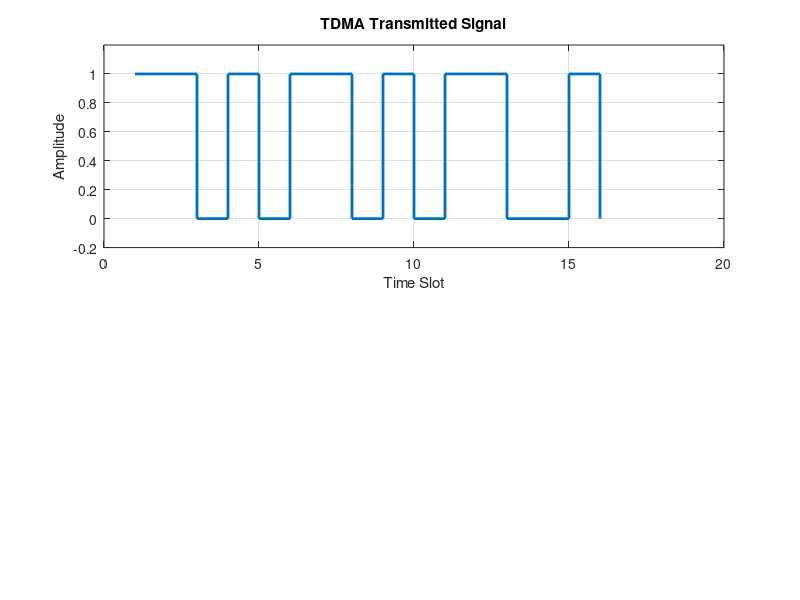

MATLAB code to generate this figure: (Note: this script raises an error after producing the figure.)
% Sr. No. 01 - Study of TDMA
clc;
clear all;
close all;

% TDMA Simulation
% 4 users share a single communication channel
N = 4;

% Data of each user
user1 = [1 1 0 1];
user2 = [0 1 1 0];
user3 = [1 0 1 1];
user4 = [0 0 1 0];

% Combine data using TDMA time slots
tdma_signal = [user1 user2 user3 user4];

t = 1:length(tdma_signal);
figure;
subplot(2,1,1);
stairs(t, tdma_signal, 'LineWidth', 2);
grid on;
xlabel('Time Slot');
ylabel('Amplitude');
title('TDMA Transmitted Signal');
ylim([-0.2 1.2]);
hold on;
xline(4.5, '--');
xline(8.5, '--');
xline(12.5, '--');

% Receiver: separate the data of each user
received_user1 = tdma_signal(1:4);
received_user2 = tdma_signal(5:8);
received_user3 = tdma_signal(9:12);
received_user4 = tdma_signal(13:16);

subplot(2,1,2);
stairs(t, tdma_signal, 'LineWidth', 2);
grid on;
xlabel('Time Slot');
ylabel('Amplitude');
title('TDMA Received Signal');
ylim([-0.2 1.2]);

disp('TDMA Signal:');
disp(tdma_signal);
disp('Received data of User 1:');
disp(received_user1);
disp('Received data of User 2:');
disp(received_user2);
disp('Received data of User 3:');
disp(received_user3);
disp('Received data of User 4:');
disp(received_user4);
